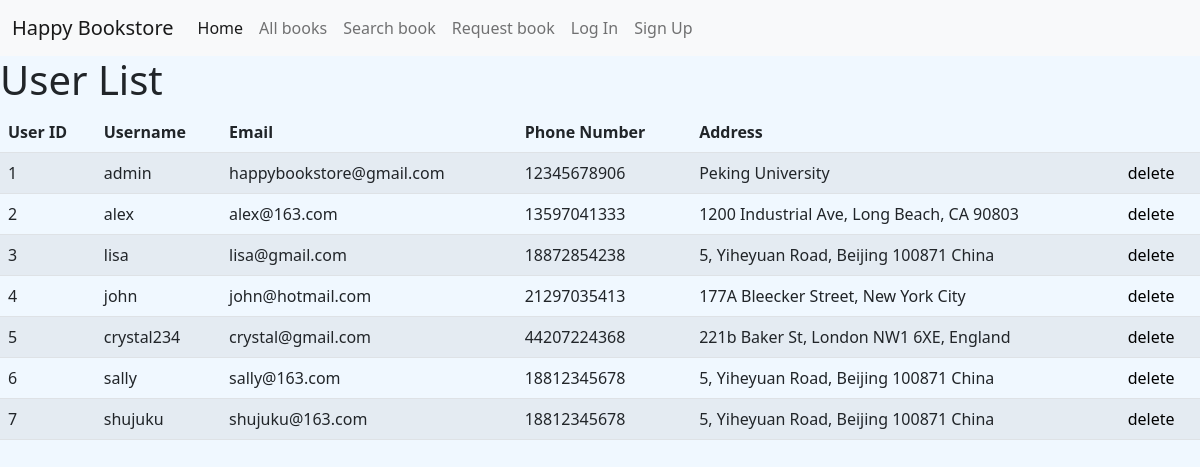
/users/, run on the app's committed database.
### users/models.py (models this page shows, shortened)
class Profile(models.Model):
    user = models.ForeignKey(settings.AUTH_USER_MODEL,on_delete=models.CASCADE,related_name="profile",null=True)
    phone_number = models.CharField(max_length=11,null=True)
    address = models.CharField(max_length=1000,null=True)

### users/views.py (the view)
# urls.py: path('', UserListView.as_view(), name='user-list'),
class UserListView(ListView):
    template_name = "users/user_list.html"
    queryset = User.objects.all()

### users/templates/users/user_list.html
{% extends 'main/base.html' %}
{% block content %}
<h1>User List</h1>
<div class="list px-10">
    <table
      class="table table-color table-striped table-hover table-responsive"
    >
      <thead>
        <tr>
            <th scope="col">User ID</th>
            <th scope="col">Username</th>
            <th scope="col">Email</th>
            <th scope="col">Phone Number</th>
            <th scope="col">Address</th>
            <th scope="col"></th>
        </tr>
      </thead>
      <tbody>
        {% for instance in object_list %}
            <tr>
            <td>{{ instance.pk }}</td>
            <td>{{ instance.username }}</td>
            <td>{{ instance.email }}</td>
            {% for profile in instance.profile.all %}
                <td>{{ profile.phone_number }}</td>
                <td>{{ profile.address }}</td>
            {% endfor %}
            <td><a href="{% url 'users:user-delete' instance.id %}">delete</a></td>
            </tr>
        {% endfor %}
      </tbody>
    </table>
  </div>
{% endblock %}

### main/static/style.css (style rules this page uses)
body { background-color: aliceblue; }
* { box-sizing: border-box; }
a { text-decoration: none; }
.table a { color: black; display: block; }

### data on the page
Profile: phone_number "12345678906", address "Peking University"
Profile: phone_number "13597041333", address "1200 Industrial Ave, Long Beach, CA 90803"
Profile: phone_number "18872854238", address "5, Yiheyuan Road, Beijing 100871 China"
Profile: phone_number "21297035413", address "177A Bleecker Street, New York City"
Profile: phone_number "44207224368", address "221b Baker St, London NW1 6XE, England"
Profile: phone_number "18812345678", address "5, Yiheyuan Road, Beijing 100871 China"
Profile: phone_number "18812345678", address "5, Yiheyuan Road, Beijing 100871 China"

### other printed values
{{ instance.pk }} "1"
{{ instance.username }} "admin"
{{ instance.email }} "happybookstore@gmail.com"
{{ instance.pk }} "2"
{{ instance.username }} "alex"
{{ instance.email }} "alex@163.com"
{{ instance.pk }} "3"
{{ instance.username }} "lisa"
{{ instance.email }} "lisa@gmail.com"
{{ instance.pk }} "4"
{{ instance.username }} "john"
{{ instance.email }} "john@hotmail.com"
{{ instance.pk }} "5"
{{ instance.username }} "crystal234"
{{ instance.email }} "crystal@gmail.com"
